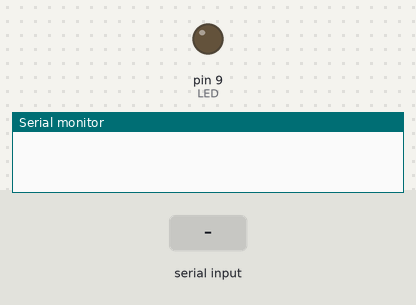
Recording of a sketch running on a simulated Arduino Uno, built with avr-gcc and run on an emulated ATmega328P. On the bench: output pins drawn as LEDs (lit = HIGH), the last lines printed to the serial monitor. Inputs (shaded band) come from the test bench.

Above: at 1.2 s.
1.3 s: "3" received over Serial
At 2.06 s:
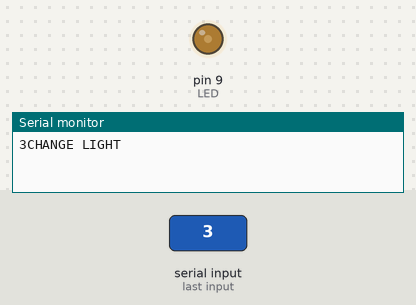
At 2.66 s:
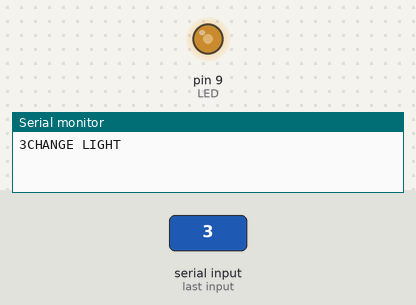
4.3 s: "1" received over Serial
7.3 s: "2" received over Serial
At 8.7 s:
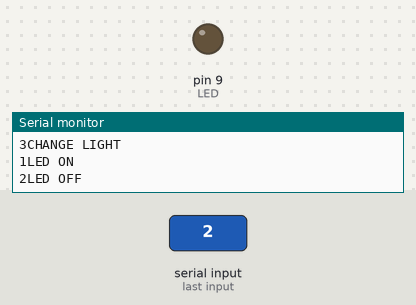
Timing chart, 0 to 10.3 s (numbered marks = the images above; inputs shaded):
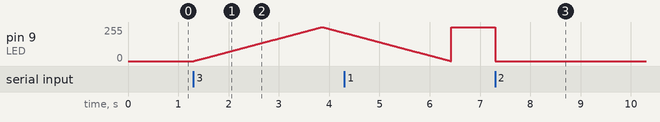

Measured:
- after the input at 1.3 s, pin 9 (LED): rises from 0/255 to 255/255 in 2.5 s, then falls to 212/255 in 0.44 s
- after the input at 7.3 s, pin 9 (LED): 255/255 → 0/255 at once

The sketch:

Input_Char.ino
```cpp
const int LED =9;//常量用const
void setup() {
  // put your setup code here, to run once:
  Serial.begin(9600);
  pinMode(LED,OUTPUT);
}

void loop() {
  // put your main code here, to run repeatedly:
  if(Serial.available()>0)
  {
    char data = Serial.read();
    Serial.print(data);
    if(data == '1')
    {digitalWrite(LED,HIGH);
    Serial.println("LED ON");}
    if(data == '2')
    {digitalWrite(LED,LOW);
    Serial.println("LED OFF");
    }
    if(data == '3')
    {
      Serial.println("CHANGE LIGHT");
       for(int p=0;p<=255;p++)
   {
    analogWrite(LED,p);
    delay(10);
    }
    for(int p=255;p>=0;p--)
   {
    analogWrite(LED,p);
    delay(10);
    }
    }
    }
  }
```
